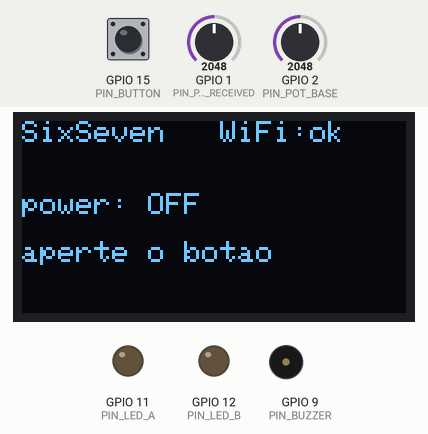
A sketch run on a simulated ESP32-S3. Parts: 128×64 one-colour display, output pins drawn as LEDs (lit = HIGH), buzzer (waves = sounding). The inputs (shaded band) are chosen by the test bench; at power-on: GPIO 15 (PIN_BUTTON) HIGH, GPIO 1 (PIN_POT_RECEIVED) = 2048, GPIO 2 (PIN_POT_BASE) = 2048. WiFi joins after 1.5 s; servers stay silent unless stated; uploads are accepted with an empty reply; what the sketch prints to the serial monitor is not drawn.

Above: at 3.7 s.
3.8 s: GPIO 15 (PIN_BUTTON) pulled LOW for 0.15 s
At 5.2 s:
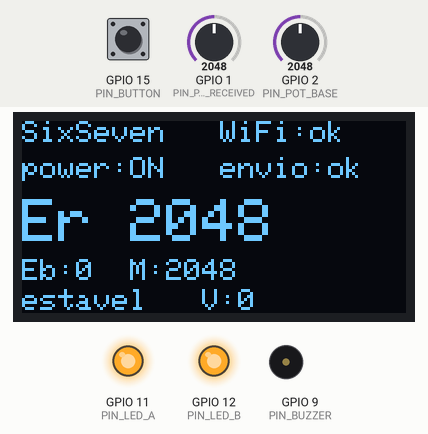
5.7 s: GPIO 1 (PIN_POT_RECEIVED) set to 2866
At 6.8 s:
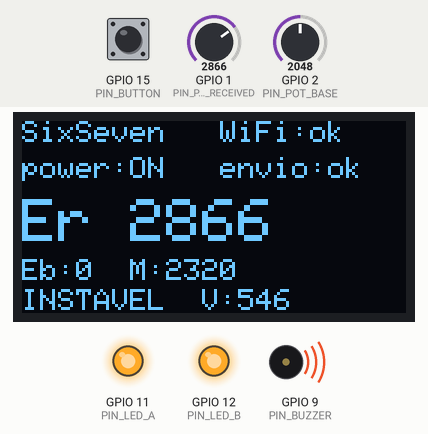
8.7 s: GPIO 15 (PIN_BUTTON) pulled LOW for 1 s
At 8.86 s:
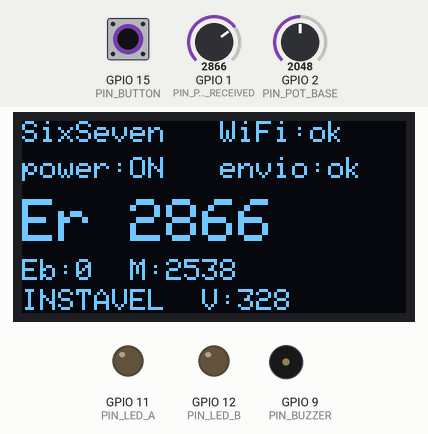
11.2 s: GPIO 15 (PIN_BUTTON) pulled LOW for 0.15 s
At 12.1 s:
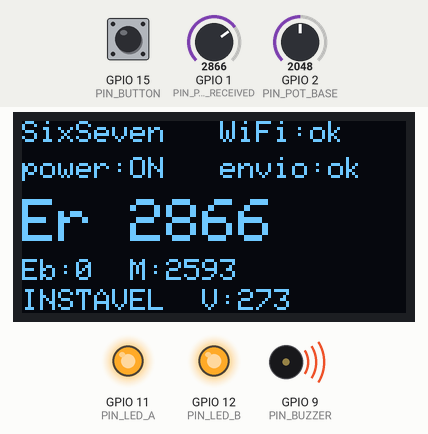
14.3 s: GPIO 1 (PIN_POT_RECEIVED) set to 2945
At 17.1 s:
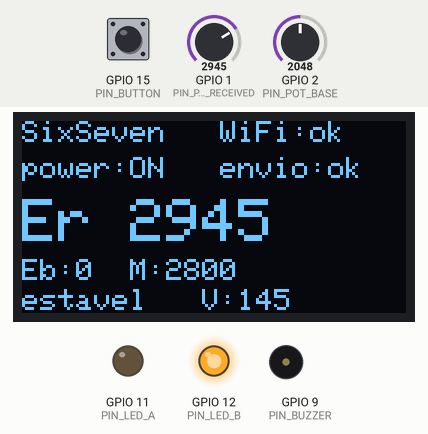
17.3 s: GPIO 1 (PIN_POT_RECEIVED) set to 3603
At 19.8 s:
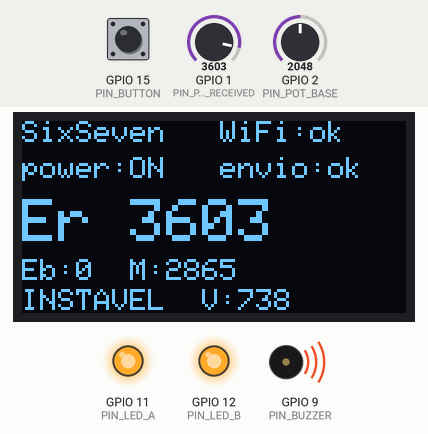
Timing chart, 0 to 21.1 s (numbered marks = the images above; inputs shaded):
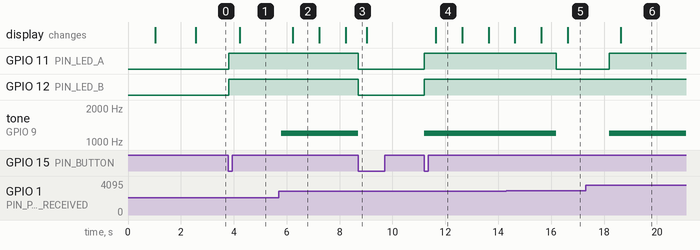

Measured:
- the behaviour switches between 2944 and 2945 on GPIO 1 (PIN_POT_RECEIVED) (found by bisection; images 4 and 5)
- after the input at 3.8 s, GPIO 11 (PIN_LED_A), GPIO 12 (PIN_LED_B): LOW → HIGH at once; the display: changes after 0.43 s (image 1)
- after the input at 5.7 s, tone on GPIO 9 (PIN_BUZZER): silent → 1200 Hz after 0.10 s; the display: changes after 0.53 s (image 2)
- after the input at 8.7 s, GPIO 11 (PIN_LED_A), GPIO 12 (PIN_LED_B): HIGH → LOW at once; tone on GPIO 9 (PIN_BUZZER): 1200 Hz → silent at once
- after the input at 11.2 s, GPIO 11 (PIN_LED_A), GPIO 12 (PIN_LED_B): LOW → HIGH at once; tone on GPIO 9 (PIN_BUZZER): silent → 1200 Hz at once; the display: changes after 0.43 s (image 4)
- after the input at 14.3 s, GPIO 11 (PIN_LED_A): HIGH → LOW after 1.9 s
- after the input at 17.3 s, GPIO 11 (PIN_LED_A): LOW → HIGH after 0.90 s; tone on GPIO 9 (PIN_BUZZER): silent → 1200 Hz after 0.90 s; the display: changes after 1.3 s (image 6)

The sketch:

SixSeven_Projects.ino
```cpp
#include "config.hpp"
#include "connection.hpp"
#include "hooks.hpp"
#include "data.hpp"
#include "hardware.hpp"
#include "hardware_impl.hpp"

Hardware hardware;

unsigned long lastRead = 0;
unsigned long lastSend = 0;

void setup() {
    hardware.begin();
}

void loop() {
    unsigned long now = millis();

    hardware.keepConnection();
    hardware.readButton();
    hardware.displayer();

    if (!hardware.isPowered()) {
        hardware.controller();
        return;
    }

    if (now - lastRead >= READ_INTERVAL) {
        lastRead = now;
        hardware.collector();
        hardware.manipulator();
        hardware.controller();
    }

    if (now - lastSend >= (unsigned long)hardware.getTimer()) {
        lastSend = now;
        hardware.pull();
        hardware.push();
        hardware.printer();
    }
}
```

connection.hpp
```cpp
#ifndef CONNECTION_HPP
#define CONNECTION_HPP

#include "config.hpp"

class Connection {
    private:
        unsigned long lastAttempt;

    public:
        Connection() {
            lastAttempt = 0;
        }

        bool startWifi() {
            WiFi.mode(WIFI_STA);
            WiFi.begin(WIFI_SSID, WIFI_PASSWORD);
            unsigned long start = millis();
            while (WiFi.status() != WL_CONNECTED && millis() - start < BOOT_WIFI_WAIT) {
                delay(250);
            }
            return wifiConnected();
        }

        bool start() {
            return startWifi();
        }

        bool wifiConnected() {
            return WiFi.status() == WL_CONNECTED;
        }

        bool isConnected() {
            return wifiConnected();
        }

        void keepAlive() {
            if (wifiConnected()) return;
            if (millis() - lastAttempt >= RECONNECT_INTERVAL) {
                lastAttempt = millis();
                WiFi.disconnect();
                WiFi.begin(WIFI_SSID, WIFI_PASSWORD);
            }
        }

        void printStatus() {
            Serial.print("WiFi:");
            Serial.println(wifiConnected() ? "ok" : "--");
        }
};

#endif
```

data.hpp
```cpp
#ifndef DATA_HPP
#define DATA_HPP

#include "config.hpp"
#include "hooks.hpp"

class Data {
    private:
        void initData() {
            this->id = CONNECTION_ID;
            this->E_b = 0;
            this->E_r = 0;
            this->timer = SEND_INTERVAL;
            this->M_er = 0;
            this->V_mer = 0;
            this->M_vmer = 0;
        }
    protected:
        int id;
        int E_b;
        int E_r;
        int timer;
        int M_er;
        int V_mer;
        int M_vmer;
    public:
        Data() { initData(); }

        int getId() { return this->id; }
        int getBaseEnergy() { return this->E_b; }
        int getReceivedEnergy() { return this->E_r; }
        int getTimer() { return this->timer; }
        int getMeanReceived() { return this->M_er; }
        int getVariation() { return this->V_mer; }
        int getMeanVariation() { return this->M_vmer; }

        void setId(int id) { this->id = id; }
        void setBaseEnergy(int E_b) { this->E_b = E_b; }
        void setReceivedEnergy(int E_r) { this->E_r = E_r; }
        void setTimer(int timer) { this->timer = timer; }
        void setMeanReceived(int M_er) { this->M_er = M_er; }
        void setVariation(int V_mer) { this->V_mer = V_mer; }
        void setMeanVariation(int M_vmer) { this->M_vmer = M_vmer; }
};

class DataRepository : public Data {
    private:
        int receivedHistory[WINDOW_SIZE];
        int receivedCount;
        int receivedSum;

        int variationHistory[WINDOW_SIZE];
        int variationCount;
        int variationSum;

        void initRepository() {
            receivedCount = 0;
            receivedSum = 0;
            variationCount = 0;
            variationSum = 0;
            for (int i = 0; i < WINDOW_SIZE; i++) {
                receivedHistory[i] = 0;
                variationHistory[i] = 0;
            }
        }

    public:
        DataRepository() { initRepository(); }

        void create(int id, int E_b, int E_r, int timer, int M_er, int V_mer, int M_vmer) {
            this->id = id;
            this->E_b = E_b;
            this->E_r = E_r;
            this->timer = timer;
            this->M_er = M_er;
            this->V_mer = V_mer;
            this->M_vmer = M_vmer;
        }

        void update(int id, int E_b, int E_r, int timer, int M_er, int V_mer, int M_vmer) {
            create(id, E_b, E_r, timer, M_er, V_mer, M_vmer);
        }

        void read() {
            printSerial();
        }

        void reset() {
            setId(CONNECTION_ID);
            setBaseEnergy(0);
            setReceivedEnergy(0);
            setTimer(SEND_INTERVAL);
            setMeanReceived(0);
            setVariation(0);
            setMeanVariation(0);
            initRepository();
        }

        void applyHooks(Hooks& hooks) {
            this->id = hooks.getId();
            this->E_b = hooks.getBaseEnergy();
            this->E_r = hooks.getReceivedEnergy();
            this->timer = hooks.getTimer();
        }

        int computeMeanReceived(int reading) {
            int index = receivedCount % WINDOW_SIZE;
            receivedSum -= receivedHistory[index];
            receivedHistory[index] = reading;
            receivedSum += reading;
            if (receivedCount < WINDOW_SIZE) receivedCount++;
            int n = receivedCount < WINDOW_SIZE ? receivedCount : WINDOW_SIZE;
            this->M_er = receivedSum / n;
            return this->M_er;
        }

        int computeVariation() {
            this->V_mer = this->E_r - this->M_er;
            if (this->V_mer < 0) this->V_mer = -this->V_mer;
            return this->V_mer;
        }

        int computeMeanVariation() {
            int index = variationCount % WINDOW_SIZE;
            variationSum -= variationHistory[index];
            variationHistory[index] = this->V_mer;
            variationSum += this->V_mer;
            if (variationCount < WINDOW_SIZE) variationCount++;
            int n = variationCount < WINDOW_SIZE ? variationCount : WINDOW_SIZE;
            this->M_vmer = variationSum / n;
            return this->M_vmer;
        }

        bool isStable() {
            return this->V_mer <= STABLE_THRESHOLD;
        }

        String toJson() {
            String json = "{";
            json += "\"id\":" + String(this->id) + ",";
            json += "\"E_b\":" + String(this->E_b) + ",";
            json += "\"E_r\":" + String(this->E_r) + ",";
            json += "\"timer\":" + String(this->timer) + ",";
            json += "\"M_er\":" + String(this->M_er) + ",";
            json += "\"V_mer\":" + String(this->V_mer) + ",";
            json += "\"M_vmer\":" + String(this->M_vmer);
            json += "}";
            return json;
        }

        void printSerial() {
            Serial.print("id:");      Serial.print(this->id);
            Serial.print(" E_b:");    Serial.print(this->E_b);
            Serial.print(" E_r:");    Serial.print(this->E_r);
            Serial.print(" M_er:");   Serial.print(this->M_er);
            Serial.print(" V_mer:");  Serial.print(this->V_mer);
            Serial.print(" M_vmer:"); Serial.print(this->M_vmer);
            Serial.print(" timer:");  Serial.println(this->timer);
        }
};

#endif
```

hardware.hpp
```cpp
#ifndef HARDWARE_HPP
#define HARDWARE_HPP

#include <Wire.h>
#include <Adafruit_GFX.h>
#include <Adafruit_SSD1306.h>

#include "config.hpp"
#include "connection.hpp"
#include "hooks.hpp"
#include "data.hpp"

class Hardware {
    private:
        DataRepository data;
        Connection conn;
        Hooks hooks;
        Adafruit_SSD1306 display;

        bool powered;
        bool lastButton;
        unsigned long lastDebounce;
        unsigned long beepEnd;
        bool oledOk;
        bool lastPushOk;
        unsigned long lastOled;

    public:
        Hardware();

        void begin();

        int readReceivedEnergy();
        int readBaseEnergy();
        bool readButton();

        void computeAll();

        void driveLed();
        void alert();
        void stopAlert();

        void showSerial();

        void beginOled();
        void drawOled();
        void displayer();

        void collector();
        void manipulator();
        void controller();
        void printer();

        bool push();
        bool pull();

        bool isPowered();
        void keepConnection();
        int getTimer();
};

#endif
```

hardware_impl.hpp
```cpp
#ifndef HARDWARE_IMPL_HPP
#define HARDWARE_IMPL_HPP

#include "config.hpp"
#include "hardware.hpp"

Hardware::Hardware() : display(OLED_WIDTH, OLED_HEIGHT, &Wire, -1) {
    powered = false;
    lastButton = false;
    lastDebounce = 0;
    beepEnd = 0;
    oledOk = false;
    lastPushOk = false;
    lastOled = 0;
}

void Hardware::begin() {
    Serial.begin(115200);
    // Espera o USB CDC do S3 enumerar para nao perder o banner de boot.
    delay(1000);

    pinMode(PIN_POT_RECEIVED, INPUT);
    pinMode(PIN_POT_BASE, INPUT);
    pinMode(PIN_BUTTON, INPUT_PULLUP);

    ledcAttach(PIN_LED_A, PWM_FREQ, PWM_RES);
    ledcAttach(PIN_LED_B, PWM_FREQ, PWM_RES);
    ledcAttach(PIN_BUZZER, PWM_FREQ, PWM_RES);
    ledcWrite(PIN_BUZZER, 0);
    ledcWrite(PIN_LED_A, 0);
    ledcWrite(PIN_LED_B, 0);

    Serial.println();
    Serial.println("== SixSeven boot ==");
    beginOled();
    Serial.print("WiFi \"");
    Serial.print(WIFI_SSID);
    Serial.print("\"... ");
    bool wifiOk = conn.start();
    Serial.println(wifiOk ? "conectado" : "FALHOU (vai tentando em background)");
    if (wifiOk) {
        Serial.print("IP: ");
        Serial.println(WiFi.localIP());
    }
    Serial.print("backend: http://");
    Serial.print(SERVER_HOST);
    Serial.print(":");
    Serial.println(SERVER_PORT);
    Serial.println("power OFF — aperte o botao para iniciar leitura/envio");
    drawOled();
}

void Hardware::beginOled() {
    Wire.begin(PIN_OLED_SDA, PIN_OLED_SCL);
    oledOk = display.begin(SSD1306_SWITCHCAPVCC, OLED_ADDRESS);
    Serial.print("OLED: ");
    Serial.println(oledOk ? "ok" : "nao encontrado (segue sem display)");
}

void Hardware::drawOled() {
    if (!oledOk) return;
    display.clearDisplay();
    display.setTextColor(SSD1306_WHITE);
    display.setTextSize(1);
    display.setCursor(0, 0);
    display.print("SixSeven   WiFi:");
    display.println(conn.wifiConnected() ? "ok" : "--");

    if (!powered) {
        display.setCursor(0, 24);
        display.println("power: OFF");
        display.println();
        display.println("aperte o botao");
    } else {
        display.setCursor(0, 12);
        display.print("power:ON   envio:");
        display.println(lastPushOk ? "ok" : "--");
        display.setTextSize(2);
        display.setCursor(0, 26);
        display.print("Er ");
        display.println(data.getReceivedEnergy());
        display.setTextSize(1);
        display.setCursor(0, 46);
        display.print("Eb:");
        display.print(data.getBaseEnergy());
        display.print("  M:");
        display.println(data.getMeanReceived());
        display.setCursor(0, 56);
        display.print(data.isStable() ? "estavel " : "INSTAVEL");
        display.print("  V:");
        display.print(data.getVariation());
    }
    display.display();
}

void Hardware::displayer() {
    if (millis() - lastOled >= OLED_INTERVAL) {
        lastOled = millis();
        drawOled();
    }
}

int Hardware::readReceivedEnergy() {
    int value = analogRead(PIN_POT_RECEIVED);
    data.setReceivedEnergy(value);
    hooks.setReceivedEnergy(value);
    return value;
}

int Hardware::readBaseEnergy() {
    int value = analogRead(PIN_POT_BASE);
    data.setBaseEnergy(value);
    return value;
}

bool Hardware::readButton() {
    bool pressed = digitalRead(PIN_BUTTON) == LOW;
    if (pressed && !lastButton && millis() - lastDebounce >= DEBOUNCE_INTERVAL) {
        lastDebounce = millis();
        powered = !powered;
        Serial.println(powered ? "power: ON" : "power: OFF");
    }
    lastButton = pressed;
    return powered;
}

void Hardware::computeAll() {
    data.computeMeanReceived(data.getReceivedEnergy());
    data.computeVariation();
    data.computeMeanVariation();
}

void Hardware::driveLed() {
    if (!powered) {
        ledcWrite(PIN_LED_A, 0);
        ledcWrite(PIN_LED_B, 0);
        return;
    }
    int level = data.getMeanReceived();
    if (data.isStable() && level >= LED_HIGH) {
        ledcWrite(PIN_LED_A, 0);
        ledcWrite(PIN_LED_B, PWM_MAX);
    } else if (level >= LED_LOW) {
        ledcWrite(PIN_LED_A, PWM_MAX);
        ledcWrite(PIN_LED_B, PWM_MAX);
    } else {
        ledcWrite(PIN_LED_A, PWM_MAX);
        ledcWrite(PIN_LED_B, 0);
    }
}

void Hardware::alert() {
    ledcWriteTone(PIN_BUZZER, ALERT_TONE);
    beepEnd = millis() + BEEP_DURATION;
}

void Hardware::stopAlert() {
    if (beepEnd != 0 && millis() >= beepEnd) {
        ledcWrite(PIN_BUZZER, 0);
        beepEnd = 0;
    }
}

void Hardware::showSerial() {
    data.printSerial();
    conn.printStatus();
}

void Hardware::collector() {
    readReceivedEnergy();
    readBaseEnergy();
    readButton();
}

void Hardware::manipulator() {
    computeAll();
}

void Hardware::controller() {
    driveLed();
    if (powered && !data.isStable()) alert();
    stopAlert();
}

void Hardware::printer() {
    showSerial();
}

bool Hardware::push() {
    lastPushOk = hooks.push(data.toJson(), conn);
    return lastPushOk;
}

bool Hardware::pull() {
    bool ok = hooks.pull(conn);
    if (ok) data.applyHooks(hooks);
    return ok;
}

bool Hardware::isPowered() {
    return powered;
}

void Hardware::keepConnection() {
    conn.keepAlive();
}

int Hardware::getTimer() {
    return data.getTimer();
}

#endif
```

hooks.hpp
```cpp
#ifndef HOOKS_HPP
#define HOOKS_HPP

#include "config.hpp"
#include "connection.hpp"

class Hooks {
    private:
        int id;
        int E_b;
        int E_r;
        int timer;

        String url(const char* path) {
            return "http://" + String(SERVER_HOST) + ":" + String(SERVER_PORT) + String(path);
        }

        int extractInt(const String& json, const String& key, int fallback) {
            String search = "\"" + key + "\"";
            int pos = json.indexOf(search);
            if (pos < 0) return fallback;
            pos = json.indexOf(':', pos);
            if (pos < 0) return fallback;
            pos++;
            while (pos < (int)json.length() && (json[pos] == ' ' || json[pos] == '"')) pos++;
            int end = pos;
            while (end < (int)json.length() && (isDigit(json[end]) || json[end] == '-')) end++;
            if (end == pos) return fallback;
            return json.substring(pos, end).toInt();
        }

    public:
        Hooks() {
            id = CONNECTION_ID;
            E_b = 0;
            E_r = 0;
            timer = SEND_INTERVAL;
        }

        int getId() { return this->id; }
        int getBaseEnergy() { return this->E_b; }
        int getReceivedEnergy() { return this->E_r; }
        int getTimer() { return this->timer; }

        void setReceivedEnergy(int value) { this->E_r = value; }

        bool push(const String& payload, Connection& conn) {
            if (!conn.wifiConnected()) {
                Serial.println("POST /data pulado: sem WiFi");
                return false;
            }
            HTTPClient http;
            http.begin(url(SERVER_PATH));
            http.setTimeout(HTTP_TIMEOUT);
            http.addHeader("Content-Type", "application/json");
            int code = http.POST(payload);
            http.end();
            // code negativo = erro do HTTPClient (-1 nao conectou,
            // -11 timeout); 200 = backend recebeu e gravou.
            Serial.print("POST ");
            Serial.print(url(SERVER_PATH));
            Serial.print(" -> ");
            Serial.println(code);
            return code >= 200 && code < 300;
        }

        bool pull(Connection& conn) {
            if (!conn.wifiConnected()) return false;
            HTTPClient http;
            http.begin(url(SERVER_CONFIG_PATH) + "?id=" + String(CONNECTION_ID));
            http.setTimeout(HTTP_TIMEOUT);
            int code = http.GET();
            Serial.print("GET ");
            Serial.print(url(SERVER_CONFIG_PATH));
            Serial.print("?id=");
            Serial.print(CONNECTION_ID);
            Serial.print(" -> ");
            Serial.println(code);
            if (code < 200 || code >= 300) {
                http.end();
                return false;
            }
            String body = http.getString();
            http.end();
            this->id = extractInt(body, "id", CONNECTION_ID);
            this->E_b = extractInt(body, "E_b", this->E_b);
            this->timer = extractInt(body, "timer", this->timer);
            return true;
        }
};

#endif
```

Source omitted: config.hpp (2999 bytes)
